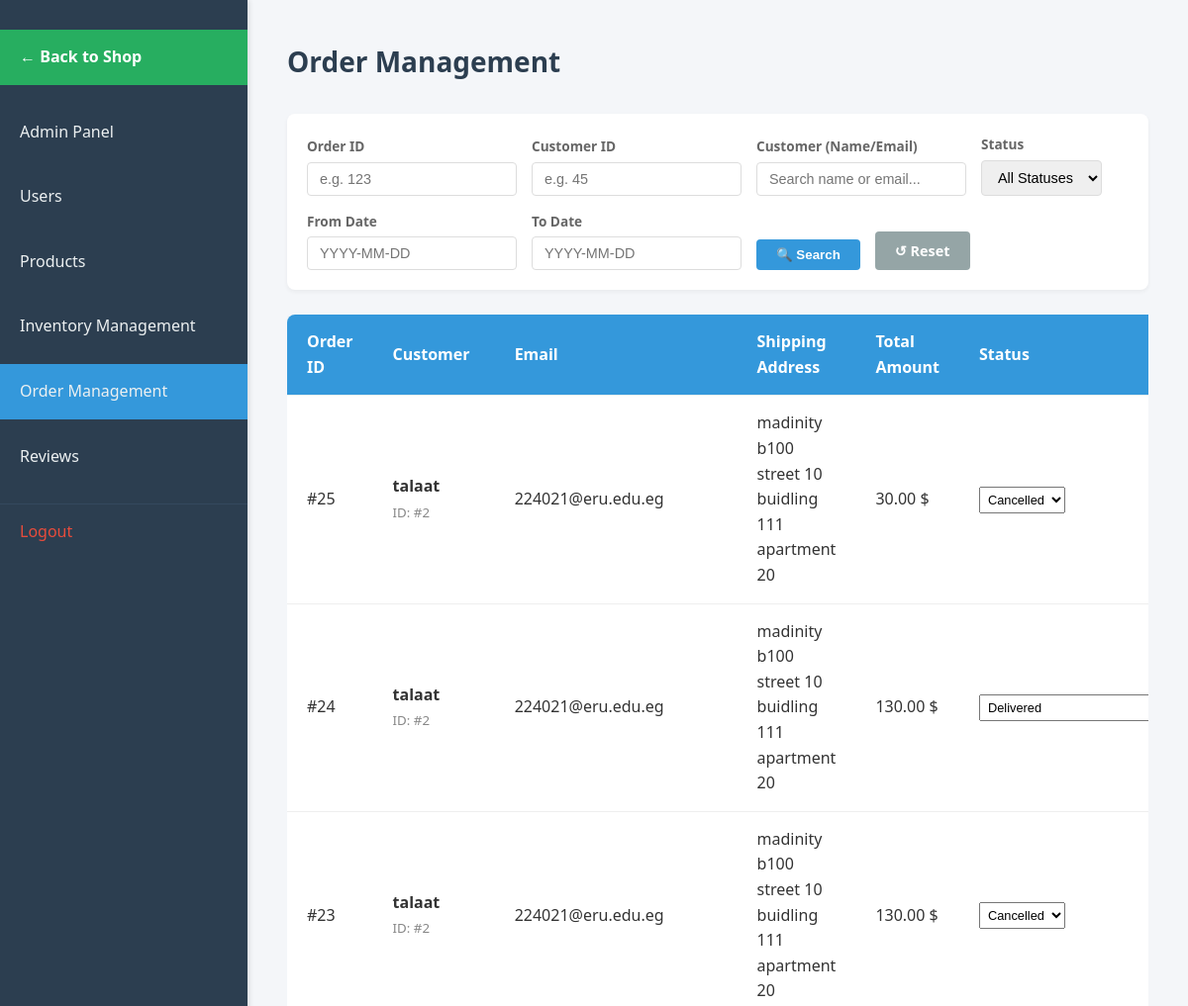
The page /admin/order_management.php (signed in, upper part) on the database as committed earlier.
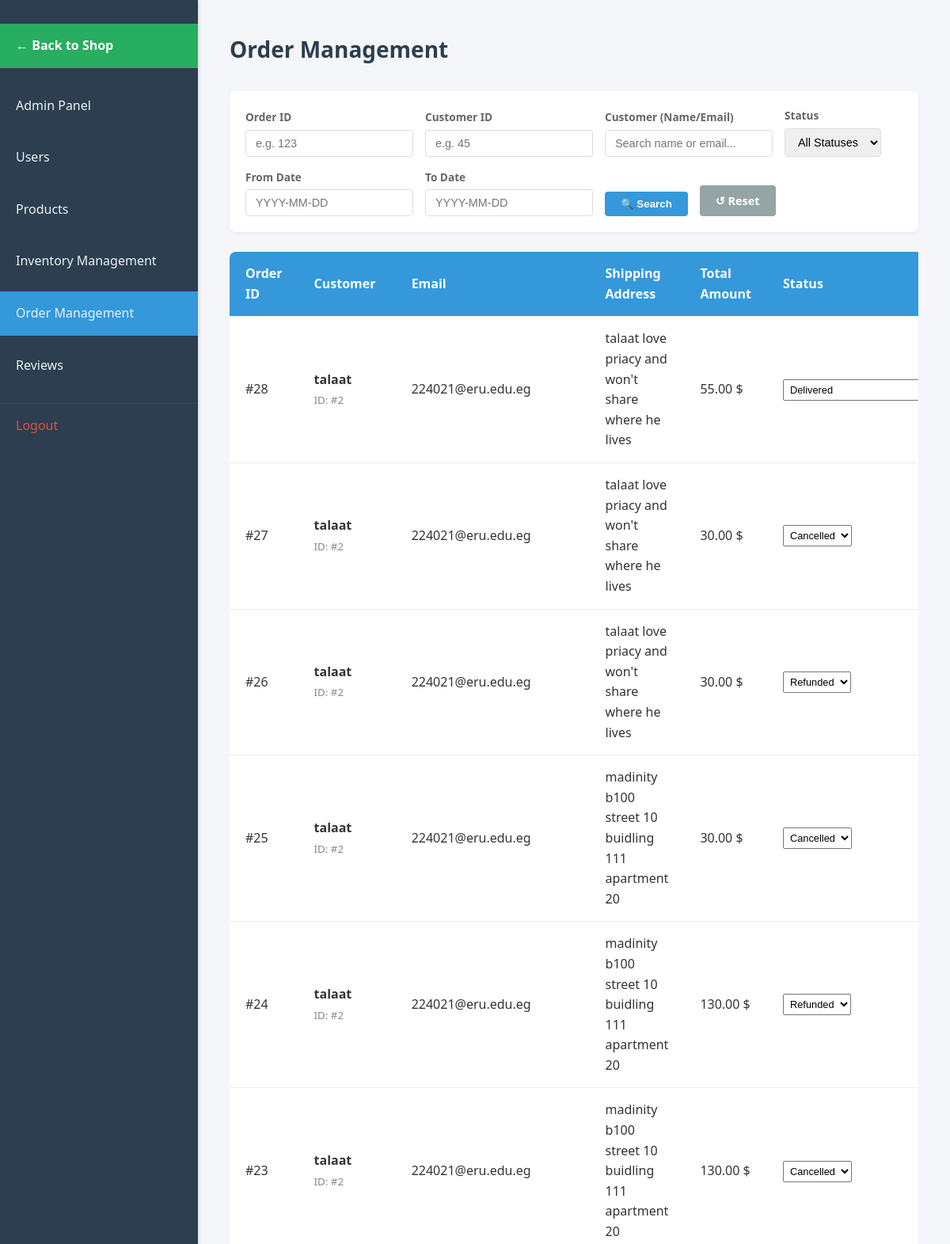
The same page on the database as committed later.
### tables this page shows
CREATE TABLE `orders` (
  `id` int(11) NOT NULL,
  `user_id` int(11) NOT NULL,
  `total_amount` decimal(10,2) NOT NULL,
  `status` enum('pending','paid','shipped','delivered','cancelled','refunded') NOT NULL DEFAULT 'pending',
  `location_description` varchar(255) NOT NULL,
  `phone` varchar(30) NOT NULL,
  `created_at` datetime DEFAULT current_timestamp()
);

CREATE TABLE `users` (
  `id` int(11) NOT NULL,
  `username` varchar(50) NOT NULL,
  `email` varchar(100) NOT NULL,
  `password` varchar(255) NOT NULL,
  `role` enum('customer','admin') NOT NULL DEFAULT 'customer',
  `twofa_method` enum('none','totp','email') NOT NULL DEFAULT 'none',
  `created_at` datetime NOT NULL DEFAULT current_timestamp(),
  `is_verified` tinyint(1) DEFAULT 0,
  `phone` varchar(30) DEFAULT NULL
);

### admin/order_management.php (the view, shortened to what the changed rows need)
<?php
require_once __DIR__ . '/../init.php';
?>
<!DOCTYPE html>
<html lang="en">
<head>
    <link rel="stylesheet" href="assets/css/dashboard.css">
    <link rel="stylesheet" href="https://cdn.jsdelivr.net/npm/flatpickr/dist/flatpickr.min.css">
</head>
<body>
    <main>
        <h1> Order Management</h1>
        <?php
        $sql = "SELECT
                    o.id,
                    u.id as user_id,
                    u.username,
                    u.email,
                    o.location_description,
                    o.total_amount,
                    o.status,
                    o.created_at
                FROM orders o
                JOIN users u ON o.user_id = u.id
                WHERE 1=1";
        $sql .= " ORDER BY o.created_at DESC";
        $stmt = $conn->prepare($sql);
        $stmt->execute();
        $result = $stmt->get_result();
        ?>
        <?php if ($result && $result->num_rows > 0): ?>
            <div class='table-container'>
                <table>
                    <thead>
                        <tr>
                            <th>Order ID</th>
                            <th>Customer</th>
                            <th>Email</th>
                            <th>Shipping Address</th>
                            <th>Total Amount</th>
                            <th>Status</th>
                        </tr>
                    </thead>
                    <tbody>
                        <?php while ($row = $result->fetch_assoc()): ?>
                            <tr>
                                <td>#<?php echo $row['id']; ?></td>
                                <td>
                                    <strong><?php echo htmlspecialchars($row['username']); ?></strong>
                                    <br><small style="color: #888;">ID: #<?php echo $row['user_id']; ?></small>
                                </td>
                                <td><?php echo htmlspecialchars($row['email']); ?></td>
                                <td><?php echo htmlspecialchars($row['location_description']); ?></td>
                                <td><?php echo number_format($row['total_amount'], 2); ?> $</td>
                                <td>
                                    <form method="POST" style="margin:0; display:flex; gap:5px;">
                                        <select name="status" onchange="this.form.submit()" style="padding: 4px; font-size: 0.8rem;">
                                            <?php if ($row['status'] === 'pending'): ?>
                                                <option value="pending" selected>Pending</option>
                                                <option value="paid">Paid (Manual)</option>
                                                <option value="cancelled">Cancelled</option>
                                            <?php elseif ($row['status'] === 'shipped'): ?>
                                                <option value="shipped" selected>Shipped</option>
                                                <option value="delivered">Delivered</option>
                                                <option value="refunded">Refunded (Triggers Stripe Refund)</option>
                                            <?php elseif ($row['status'] === 'delivered'): ?>
                                                <option value="delivered" selected>Delivered</option>
                                            <?php else: ?>
                                                <option value="<?php echo $row['status']; ?>" selected><?php echo ucfirst($row['status']); ?></option>
                                            <?php endif; ?>
                                        </select>
                                    </form>
                                </td>
                            </tr>
                        <?php endwhile; ?>
                    </tbody>
                </table>
            </div>
        <?php endif; ?>
    </main>
</body>
</html>

Rows that differ between the two databases and show on the page:
added orders: id "28", user.username "talaat", user "2", user.email "224021@eru.edu.eg", location_description "talaat love priacy and won't share where he lives", total_amount "55.00", status "Delivered"
added orders: id "27", user.username "talaat", user "2", user.email "224021@eru.edu.eg", location_description "talaat love priacy and won't share where he lives", total_amount "30.00", status "Cancelled"
added orders: id "26", user.username "talaat", user "2", user.email "224021@eru.edu.eg", location_description "talaat love priacy and won't share where he lives", total_amount "30.00", status "Refunded"
changed orders id 24: status "Delivered" → "Refunded"
